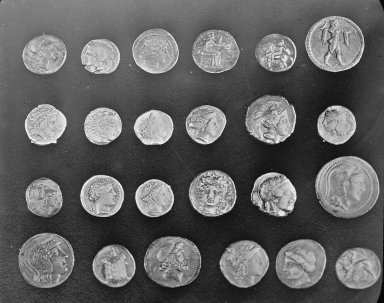
#> input picture data/coins.png, 384 x 303 px
$ python -i explainable_pipeline.py   (imports and definitions only)   (older library calls are emulated)
#> lines starting #> are read from the running program, lines starting #| are printed output that depends on the picture
#> further down, picture is the input picture: shape (303, 384, 3); min 1, max 252, mean 96.9
"""Explainable Canny + gradient-guided circle Hough, alongside OpenCV baseline.

Educational implementation: cv2.Sobel and basic morphology are allowed, but the
Canny NMS/hysteresis and Hough voting are implemented here rather than calling
cv2.Canny or cv2.HoughCircles in the custom path.
"""

import argparse
import json
from dataclasses import dataclass
from pathlib import Path

import cv2
import matplotlib
import numpy as np

# [1 line not run here, left out]
from matplotlib import pyplot as plt


@dataclass
class CannyTrace:
    gray: np.ndarray
    smooth: np.ndarray
    gx: np.ndarray
    gy: np.ndarray
    magnitude: np.ndarray
    nms: np.ndarray
    strong: np.ndarray
    weak: np.ndarray
    edges: np.ndarray


def explain_canny(image: np.ndarray, *, sigma=1.2, kernel_size=5, low=50, high=120) -> CannyTrace:
#> called with sigma = 1.2, kernel_size = 5, low = 50, high = 120
    if image.ndim == 3:
        gray = cv2.cvtColor(image, cv2.COLOR_BGR2GRAY)
    elif image.ndim == 2:
        gray = image.copy()
    else:
        raise ValueError("Expected a grayscale or BGR image")
    if gray.dtype != np.uint8 or gray.size == 0:
        raise ValueError("Expected a nonempty uint8 image")
    if kernel_size < 1 or kernel_size % 2 != 1 or sigma < 0 or not 0 <= low < high:
        raise ValueError("Invalid Gaussian kernel or Canny thresholds")
    smooth = cv2.GaussianBlur(gray, (kernel_size, kernel_size), sigma)
    gx = cv2.Sobel(smooth, cv2.CV_32F, 1, 0, ksize=3)
    gy = cv2.Sobel(smooth, cv2.CV_32F, 0, 1, ksize=3)
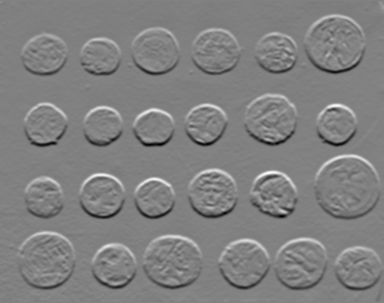
#> gy: shape (303, 384) float32; min -453, max 440, mean -1.8; drawn with min black and max white
    magnitude = np.hypot(gx, gy)
    angle = np.mod(np.rad2deg(np.arctan2(gy, gx)), 180.0)
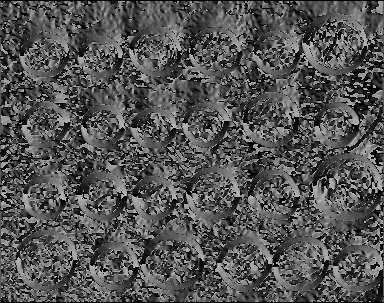
#> angle: shape (303, 384) float32; min 0, max 179.8, mean 83.4

    # Four direction bins: 0, 45, 90, 135 degrees; image y increases downwards.
    bins = (np.floor((angle + 22.5) / 45).astype(np.uint8)) % 4
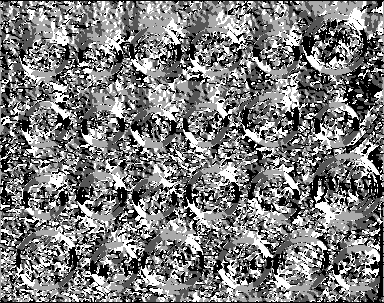
#> bins: shape (303, 384); min 0, max 3, mean 1.46; drawn with min black and max white
    padded = np.pad(magnitude, 1, mode="constant")
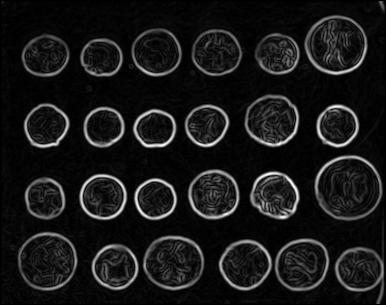
#> padded: shape (305, 386) float32; min 0, max 454.8, mean 43.6; drawn with min black and max white
    center = padded[1:-1, 1:-1]
    neighbors = (
        (padded[1:-1, :-2], padded[1:-1, 2:]),
        (padded[:-2, :-2], padded[2:, 2:]),
        (padded[:-2, 1:-1], padded[2:, 1:-1]),
        (padded[:-2, 2:], padded[2:, :-2]),
    )
    nms = np.zeros_like(magnitude)
    for direction, (negative, positive) in enumerate(neighbors):
        # One strict inequality breaks equal-height plateaus into thin edges.
        keep = (bins == direction) & (center > negative) & (center >= positive)
        nms[keep] = magnitude[keep]
#> this loop made 4 passes
#> pass 1, in explain_canny, `keep = (bins == direction) & (center > negative) & (center >= positive)`:
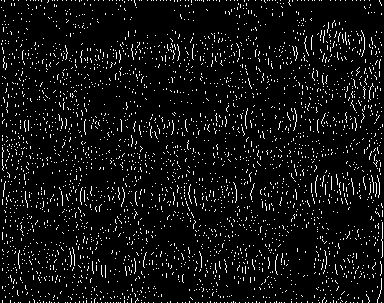
#> keep: shape (303, 384) bool; 6.4% white in thin lines or dots
    nms[[0, -1], :] = 0
#> nms: shape (303, 384) float32; min 0, max 454.8, mean 16.8
    nms[:, [0, -1]] = 0
#> nms: shape (303, 384) float32; min 0, max 454.8, mean 16.7

    strong = nms >= high
#> strong: shape (303, 384) bool; 4.1% white in thin lines or dots
    weak = (nms >= low) & ~strong
#> weak: shape (303, 384) bool; 4.3% white in thin lines or dots
    # Hysteresis: retain any 8-connected candidate component containing a strong pixel.
    count, labels = cv2.connectedComponents((strong | weak).astype(np.uint8), connectivity=8)
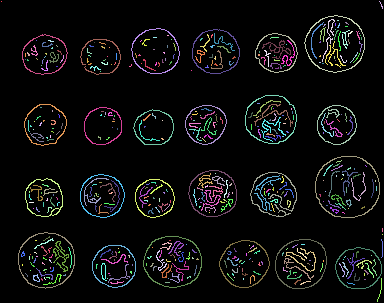
#> labels: shape (303, 384) int32; 491 distinct labels, from 0 to 490; one colour per label, 0 black
#> count = 491
    touches_strong = np.zeros(count, dtype=bool)
    touches_strong[np.unique(labels[strong])] = True
    touches_strong[0] = False
    edges = (touches_strong[labels].astype(np.uint8) * 255)
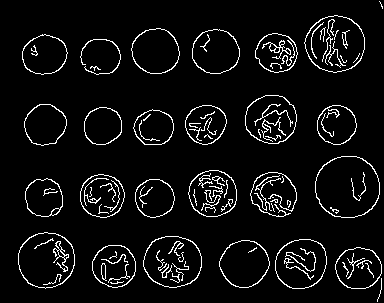
#> edges: shape (303, 384); 6% white in thin lines or dots
    return CannyTrace(gray, smooth, gx, gy, magnitude, nms, strong, weak, edges)


# [160 lines left out: functions hough_circle_trace, save_figures, main, not called in this run]


# [2 lines not run here, left out]

>>> import cv2
>>> picture = cv2.imread('data/coins.png')
>>> result = explain_canny(picture)
